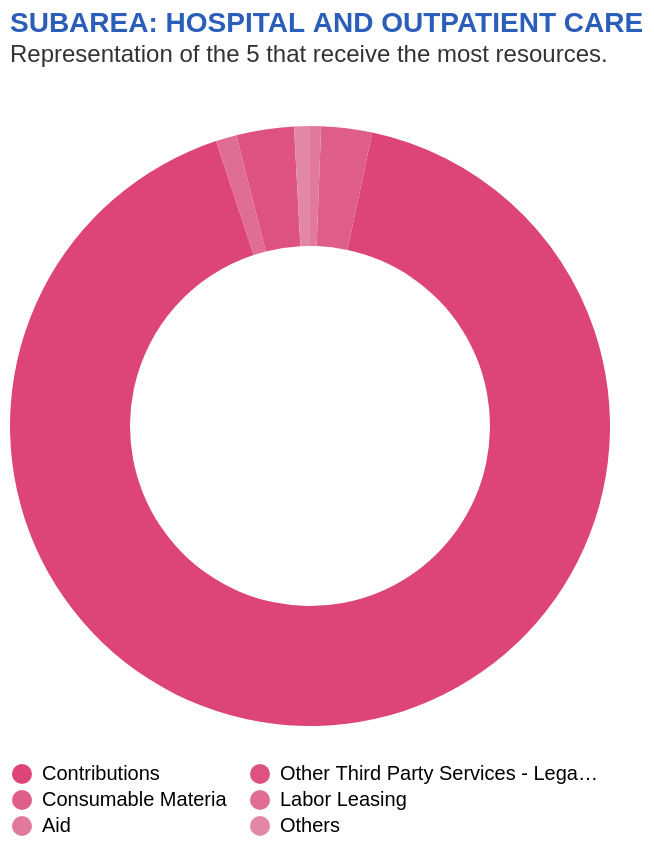

Specify this chart in Vega-Lite:
### Vega-Lite specification from a JSON file in a GitHub repository (floating-point values rounded to 4 significant figures)
{"$schema": "https://vega.github.io/schema/vega-lite/v6.json", "description": "A simple donut chart with embedded data.", "data": {"values": [{"category": "Contributions", "value": 91.6}, {"category": "Other Third Party Services - Legal Entity", "value": 3.1}, {"category": "Consumable Materia", "value": 2.74}, {"category": "Labor Leasing", "value": 1.12}, {"category": "Aid", "value": 0.59}, {"category": "Others", "value": 0.85}]}, "width": 300, "height": 300, "mark": {"type": "arc", "innerRadius": 90}, "title": {"text": "SUBAREA: HOSPITAL AND OUTPATIENT CARE", "offset": 30, "fontWeight": "bold", "anchor": "start", "color": "#2B5EB9", "fontSize": 14, "subtitle": "Representation of the 5 that receive the most resources.", "subtitleColor": "#333333", "subtitleFontWeight": "normal", "subtitleFontSize": 12}, "encoding": {"theta": {"field": "value", "type": "quantitative"}, "color": {"field": "category", "type": "nominal", "scale": {"range": ["#DD4477", "#DD5280", "#DF5E89", "#E06D93", "#E1799C", "#E287A5"]}, "legend": {"title": "", "orient": "bottom", "columns": 2}, "sort": null}}, "config": {}}
